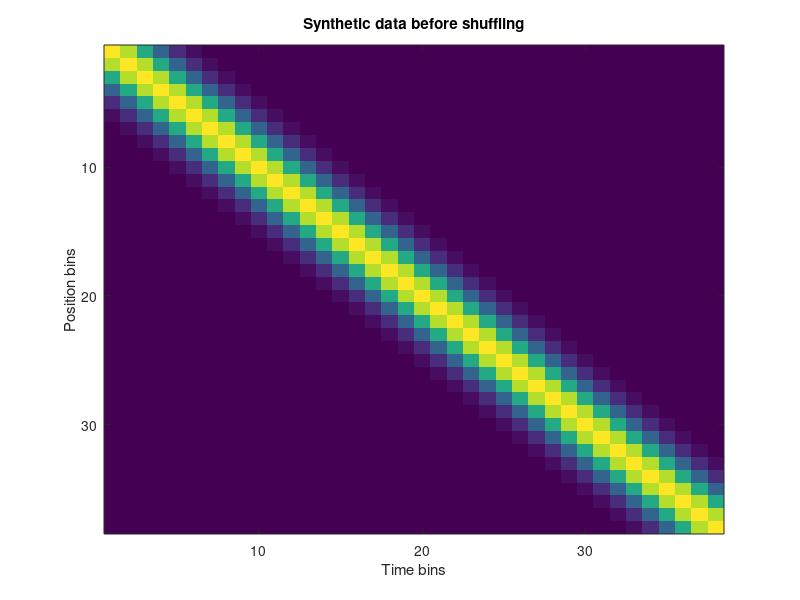

Write MATLAB code to recreate this figure. (Note: this script raises an error after producing the figure.)
% replay_validate_metrics_v1.m
% this code generates synthetic "replay" and then validate different metrics for
% evaluating replay using the generated data. 

% update from v0:
% - aims to include "replay score" as a metric 

%% synthetic dataset generation - generate a synthetic position and then apply a gaussian around that max posibility
test_time_vector = [1:38];
num_positions = 38;
test_position = test_time_vector*num_positions/numel(test_time_vector);
test_prob = zeros(numel(test_time_vector), numel(test_position));
for i = 1:(numel(test_time_vector))
    test_prob(i,round(test_position(i))) = 1;
end
test_prob_gau = conv2(test_prob,normpdf([-10:1:10],0,2),"same");
figure; imagesc (test_prob_gau'); title("Synthetic data before shuffling"); xlabel("Time bins"); ylabel("Position bins");
%% evaluate how the value of different replay metrics changes with each iteration of shuffling 
% this can probably be improved by averaging each data point over many tries 
shuffle_times = 50; % this determines how many shuffles 
test_prob_gau_shuffled = test_prob_gau; 
weighted_corr_test = [];
max_jump_distance_test = [];
avg_jump_distance_test = [];
num_peaks_test = [];
replay_score_test = [];
for i = 1:shuffle_times 
    first_col = randi([1,38]);
    second_col = randi([1,38]);
    placehold_col = test_prob_gau_shuffled(first_col,:);
    test_prob_gau_shuffled(first_col,:) = test_prob_gau_shuffled(second_col,:);
    test_prob_gau_shuffled(second_col,:) = placehold_col;
    [weighted_corr_test(i),max_jump_distance_test(i), avg_jump_distance_test(i),num_peaks_test(i),replay_score_test(i)] = evaluate_candidate_event_v1(test_prob_gau_shuffled);
end 
figure; 
subplot(2,3,1); imagesc(test_prob_gau_shuffled'); xlabel("time bins"); ylabel("position");
subplot(2,3,2); plot(weighted_corr_test); xlabel("number of shuffles"); ylabel("weighted correlation");
subplot(2,3,3); plot(max_jump_distance_test);  xlabel("number of shuffles"); ylabel("max jump distance");
subplot(2,3,4); plot(avg_jump_distance_test);  xlabel("number of shuffles"); ylabel("avg jump distance");
subplot(2,3,5); plot(replay_score_test);  xlabel("number of shuffles"); ylabel("replay score");

%% generate high noise and low noise data and compare metrics 
% high noise: random, simulates "no replay"
% low noise: potential replay with some noise
shuffle_times_noise_high = 50;
shuffle_times_noise_low = 7;
total_shuffles = 1000; % this is the amount of repeat times 
weighted_corr_test_low_noise = [];
max_jump_distance_low_noise = [];
avg_jump_distance_low_noise = [];
replay_score_low_noise = [];

weighted_corr_test_high_noise = [];
max_jump_distance_high_noise = [];
avg_jump_distance_high_noise = [];
replay_score_high_noise = [];


for i = 1:total_shuffles
    test_prob_gau_shuffled = test_prob_gau;
    for ii = 1:shuffle_times_noise_high 
        first_col = randi([1,38]);
        second_col = randi([1,38]);
        placehold_col = test_prob_gau_shuffled(first_col,:);
        test_prob_gau_shuffled(first_col,:) = test_prob_gau_shuffled(second_col,:);
        test_prob_gau_shuffled(second_col,:) = placehold_col;
    end 
    [weighted_corr_test_high_noise(i),max_jump_distance_test_high_noise(i), avg_jump_distance_test_high_noise(i),num_peaks_test_high_noise(i), replay_score_high_noise(i)] = evaluate_candidate_event_v1(test_prob_gau_shuffled);
end
test_prob_gau_high_noise = test_prob_gau_shuffled;

for i = 1:total_shuffles
    test_prob_gau_shuffled = test_prob_gau;
    for ii = 1:shuffle_times_noise_low 
        first_col = randi([1,38]);
        second_col = randi([1,38]);
        placehold_col = test_prob_gau_shuffled(first_col,:);
        test_prob_gau_shuffled(first_col,:) = test_prob_gau_shuffled(second_col,:);
        test_prob_gau_shuffled(second_col,:) = placehold_col;
    end 
    [weighted_corr_test_low_noise(i),max_jump_distance_test_low_noise(i), avg_jump_distance_test_low_noise(i),num_peaks_test_low_noise(i), replay_score_low_noise(i)] = evaluate_candidate_event_v1(test_prob_gau_shuffled);
end

% plotting some examples of high noise and low noise results 
fig = figure;
subplot(1,2,1); imagesc(test_prob_gau_high_noise'); xlabel("time bins"); ylabel("position"); title("Example of synthetic data with high noise");
axis xy;
subplot(1,2,2); imagesc(test_prob_gau_shuffled'); xlabel("time bins"); ylabel("position"); title("Example of synthetic data with low noise");
axis xy;
colormap(hot);
% plotting the histogram distribution of shuffled results
fig = figure;
subplot(1,4,1);hist([max_jump_distance_test_high_noise' max_jump_distance_test_low_noise']); xlabel("Maximum jump distance"); ylabel("count");
legend('high noise','low noise','Location','northwest')
subplot(1,4,2);hist([weighted_corr_test_high_noise' weighted_corr_test_low_noise']); xlabel("Weighted correlation"); ylabel("count");
subplot(1,4,3); hist([avg_jump_distance_test_high_noise' avg_jump_distance_test_low_noise']);  xlabel("Average jump distance");  ylabel("count");
subplot(1,4,4); hist([replay_score_high_noise' replay_score_low_noise']);  xlabel("Replay score");  ylabel("count");

ax=axes(fig,'visible','off'); ax.Title.Visible='on'; 
title (ax,"generated data shuffled 1000x (bin shuffle)"); 

